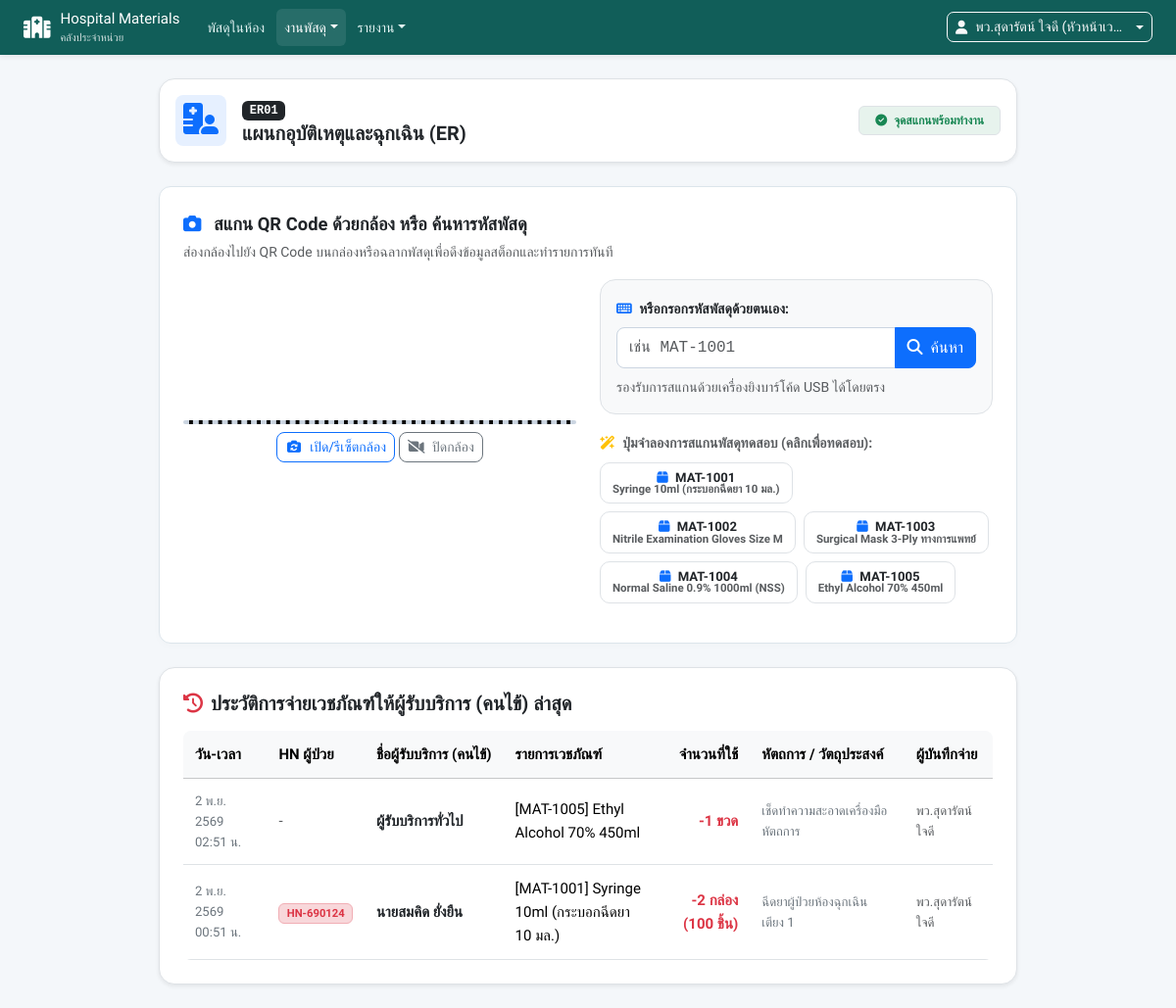
The page /unit/scan.php (signed in) on the database its author committed.
### tables this page shows
CREATE TABLE `units` (
    `unit_id` INT AUTO_INCREMENT PRIMARY KEY,
    `unit_code` VARCHAR(50) NOT NULL UNIQUE,
    `unit_name` VARCHAR(150) NOT NULL,
    `phone` VARCHAR(50) DEFAULT NULL,
    `location` VARCHAR(150) DEFAULT NULL,
    `created_at` TIMESTAMP DEFAULT CURRENT_TIMESTAMP
);

CREATE TABLE `materials` (
    `material_id` INT AUTO_INCREMENT PRIMARY KEY,
    `material_code` VARCHAR(100) NOT NULL UNIQUE,
    `barcode` VARCHAR(100) NULL,
    `material_name` VARCHAR(200) NOT NULL,
    `category` VARCHAR(100) DEFAULT 'เวชภัณฑ์สิ้นเปลือง',
    `unit_unit` VARCHAR(50) NOT NULL DEFAULT 'ชิ้น',
    `unit_price` DECIMAL(10,2) NOT NULL DEFAULT 0.00,
    `supplier` VARCHAR(150) NULL DEFAULT 'องค์การเภสัชกรรม (GPO)',
    `lot_no` VARCHAR(100) NULL,
    `exp_date` DATE NULL,
    `min_stock` INT DEFAULT 10,
    `description` TEXT NULL,
    `created_at` TIMESTAMP DEFAULT CURRENT_TIMESTAMP
);

CREATE TABLE `unit_usages` (
    `usage_id` INT AUTO_INCREMENT PRIMARY KEY,
    `unit_id` INT NOT NULL,
    `material_id` INT NOT NULL,
    `patient_hn` VARCHAR(50) NULL,
    `patient_name` VARCHAR(150) NULL,
    `quantity` INT NOT NULL,
    `lot_no` VARCHAR(100) NULL,
    `used_by` VARCHAR(150) NULL,
    `patient_or_purpose` TEXT NULL,
    `used_at` TIMESTAMP DEFAULT CURRENT_TIMESTAMP,
    `user_id` INT NULL,
    FOREIGN KEY (`unit_id`) REFERENCES `units`(`unit_id`) ON DELETE CASCADE,
    FOREIGN KEY (`material_id`) REFERENCES `materials`(`material_id`),
    FOREIGN KEY (`user_id`) REFERENCES `users`(`user_id`)
);

### config.php (called while the page is built, shortened)
<?php
function h($string) {
    return htmlspecialchars($string ?? '', ENT_QUOTES, 'UTF-8');
}
function thaiDate($datetime, $showTime = true) {
    $timestamp = strtotime($datetime);
    $thai_months = [
        1 => 'ม.ค.', 2 => 'ก.พ.', 3 => 'มี.ค.', 4 => 'เม.ย.', 5 => 'พ.ค.', 6 => 'มิ.ย.',
        7 => 'ก.ค.', 8 => 'ส.ค.', 9 => 'ก.ย.', 10 => 'ต.ค.', 11 => 'พ.ย.', 12 => 'ธ.ค.'
    ];
    $year = date('Y', $timestamp) + 543;
    $month = $thai_months[(int)date('n', $timestamp)];
    $day = date('j', $timestamp);
    if ($showTime) {
        return "$day $month $year " . date('H:i', $timestamp) . " น.";
    }
    return "$day $month $year";
}
    ?>

### unit/scan.php (the view, shortened to what this page needs)
<?php
require_once __DIR__ . '/../config.php';
$current_unit_id = (int)($_SESSION['unit_id'] ?? 2);
$unit_stmt = $pdo->prepare("SELECT * FROM units WHERE unit_id = ?");
$unit_stmt->execute([$current_unit_id]);
$current_unit = $unit_stmt->fetch();
$all_materials = $pdo->query("SELECT material_id, material_code, barcode, material_name, category FROM materials ORDER BY material_id ASC")->fetchAll();
$patient_usages_stmt = $pdo->prepare("
    SELECT u.*, m.material_code, m.barcode, m.material_name, m.unit_unit
    FROM unit_usages u
    JOIN materials m ON u.material_id = m.material_id
    WHERE u.unit_id = ?
    ORDER BY u.usage_id DESC
    LIMIT 15
");
$patient_usages_stmt->execute([$current_unit_id]);
$recent_patient_usages = $patient_usages_stmt->fetchAll();
?>
<!DOCTYPE html>
<html lang="th">
<head>
    <link href="https://cdn.jsdelivr.net/npm/bootstrap@5.3.2/dist/css/bootstrap.min.css" rel="stylesheet">
    <link href="https://cdnjs.cloudflare.com/ajax/libs/font-awesome/6.5.1/css/all.min.css" rel="stylesheet">
<link rel="stylesheet" href="<?= BASE_URL ?>/assets/app.css?v=20261102">
</head>
<body>
<?php require __DIR__ . '/../includes/navigation.php'; ?>
<div class="container py-4" style="max-width: 900px;">
    <div class="d-flex align-items-center justify-content-between bg-white p-3 rounded-4 border shadow-sm mb-4">
        <div class="d-flex align-items-center">
            <div class="p-2 bg-primary bg-opacity-10 text-primary rounded-3 me-3">
                <i class="fa-solid fa-hospital-user fa-2x"></i>
            </div>
            <div>
                <span class="badge bg-dark font-monospace"><?= h($current_unit['unit_code']) ?></span>
                <h5 class="fw-bold text-dark mb-0"><?= h($current_unit['unit_name']) ?></h5>
            </div>
        </div>
        <span class="badge bg-success bg-opacity-10 text-success border px-3 py-2">
            <i class="fa-solid fa-circle-check me-1"></i> จุดสแกนพร้อมทำงาน
        </span>
    </div>
    <div class="card scanner-card p-4 mb-4">
        <h4 class="fw-bold mb-1 text-dark">
            <i class="fa-solid fa-camera me-2 text-primary"></i> สแกน QR Code ด้วยกล้อง หรือ ค้นหารหัสพัสดุ
        </h4>
        <p class="text-muted small mb-3">
            ส่องกล้องไปยัง QR Code บนกล่องหรือฉลากพัสดุเพื่อดึงข้อมูลสต็อกและทำรายการทันที
        </p>
        <div class="row g-4 align-items-center mb-3">
            <div class="col-md-6 text-center">
                <div id="reader"></div>
                <div class="mt-2">
                    <button class="btn btn-sm btn-outline-primary rounded-3" id="btnRestartCamera" onclick="startScanner()">
                        <i class="fa-solid fa-camera-rotate me-1"></i> เปิด/รีเซ็ตกล้อง
                    </button>
                    <button class="btn btn-sm btn-outline-secondary rounded-3" id="btnStopCamera" onclick="stopScanner()">
                        <i class="fa-solid fa-video-slash me-1"></i> ปิดกล้อง
                    </button>
                </div>
            </div>
            <div class="col-md-6">
                <div class="bg-light p-3 rounded-4 border">
                    <label class="form-label fw-bold small text-dark mb-2">
                        <i class="fa-solid fa-keyboard me-1 text-primary"></i> หรือกรอกรหัสพัสดุด้วยตนเอง:
                    </label>
                    <div class="input-group mb-2">
                        <input type="text" id="manualCodeInput" class="form-control rounded-start-3 font-monospace" placeholder="เช่น MAT-1001">
                        <button class="btn btn-primary rounded-end-3" onclick="processManualCode()">
                            <i class="fa-solid fa-magnifying-glass me-1"></i> ค้นหา
                        </button>
                    </div>
                    <small class="text-muted d-block">รองรับการสแกนด้วยเครื่องยิงบาร์โค้ด USB ได้โดยตรง</small>
                </div>
                <div class="mt-3">
                    <label class="form-label fw-semibold small text-muted mb-2">
                        <i class="fa-solid fa-wand-magic-sparkles text-warning me-1"></i> ปุ่มจำลองการสแกนพัสดุทดสอบ (คลิกเพื่อทดสอบ):
                    </label>
                    <div class="d-flex flex-wrap gap-2">
                        <?php foreach (array_slice($all_materials, 0, 5) as $sm): ?>
                            <span class="badge bg-white text-dark border quick-item-badge"
                                  onclick="lookupMaterial('<?= h($sm['material_code']) ?>')">
                                <i class="fa-solid fa-box text-primary me-1"></i> <?= h($sm['material_code']) ?>
                                <small class="text-muted d-block"><?= h($sm['material_name']) ?></small>
                            </span>
                        <?php endforeach; ?>
                    </div>
                </div>
            </div>
        </div>
    </div>
    <div class="card p-4 rounded-4 border shadow-sm bg-white mt-4">
        <h5 class="fw-bold text-dark mb-3">
            <i class="fa-solid fa-clock-rotate-left text-danger me-2"></i>ประวัติการจ่ายเวชภัณฑ์ให้ผู้รับบริการ (คนไข้) ล่าสุด
        </h5>
        <div class="table-responsive">
            <table class="table table-hover align-middle mb-0">
                <thead class="table-light">
                    <tr>
                        <th>วัน-เวลา</th>
                        <th>HN ผู้ป่วย</th>
                        <th>ชื่อผู้รับบริการ (คนไข้)</th>
                        <th>รายการเวชภัณฑ์</th>
                        <th class="text-end">จำนวนที่ใช้</th>
                        <th>หัตถการ / วัตถุประสงค์</th>
                        <th>ผู้บันทึกจ่าย</th>
                    </tr>
                </thead>
                <tbody>
                    <?php if (empty($recent_patient_usages)): ?>
                        <tr>
                            <td colspan="7" class="text-center py-4 text-muted">ยังไม่มีประวัติการเบิกจ่ายให้คนไข้ในแผนกนี้</td>
                        </tr>
                    <?php else: ?>
                        <?php foreach ($recent_patient_usages as $pu): ?>
                            <tr>
                                <td class="small text-secondary"><?= thaiDate($pu['used_at'], true) ?></td>
                                <td>
                                    <?php if (!empty($pu['patient_hn'])): ?>
                                        <span class="badge bg-danger-subtle text-danger border border-danger-subtle fw-semibold">
                                            <?= h($pu['patient_hn']) ?>
                                        </span>
                                    <?php else: ?>
                                        <span class="text-muted">-</span>
                                    <?php endif; ?>
                                </td>
                                <td class="fw-bold text-dark"><?= h($pu['patient_name'] ?: 'ผู้รับบริการทั่วไป') ?></td>
                                <td>[<?= h($pu['material_code']) ?>] <?= h($pu['material_name']) ?></td>
                                <td class="text-end fw-bold text-danger">-<?= number_format($pu['quantity']) ?> <?= h($pu['unit_unit']) ?></td>
                                <td class="small text-secondary"><?= h($pu['patient_or_purpose'] ?: '-') ?></td>
                                <td class="small text-muted"><?= h($pu['used_by']) ?></td>
                            </tr>
                        <?php endforeach; ?>
                    <?php endif; ?>
                </tbody>
            </table>
        </div>
    </div>
</div>
</body>
</html>

### assets/app.css (style rules this page uses)
@media screen { :root { --app-border: #dce5eb; } }
@media screen { body { background: #f4f7fa; color: #243447; line-height: 1.6; } }
@media screen { h4 { font-size: 1.15rem; line-height: 1.5; } }
@media screen { .card, .content-card, .material-card, .card-report { border-color: var(--app-border); border-radius: 12px; box-shadow: 0 2px 8px #0f172a05; } }
@media screen { .row > *, .d-flex > div, .card-body, .tab-content, .tab-pane { min-width: 0; } }
@media screen { .table-responsive { max-width: 100%; border-radius: 8px; overscroll-behavior-x: contain; } }
@media screen { .table { font-size: .9375rem; } }
@media screen { .table th { white-space: nowrap; font-weight: 600; } }
@media screen { .table > :not(caption) > * > * { padding: 12px; } }
@media screen { .table td { vertical-align: middle; } }
@media screen { .form-control, .form-select { min-height: 42px; border-color: #cbd5e1; } }
@media screen { .btn { border-radius: 7px; } }
@media screen { :is(a, button, input, select, textarea):focus-visible { outline: 3px solid #38bdf8; outline-offset: 3px; } }
@media screen { [id] { scroll-margin-top: 78px; } }

### unit/scan.php (style rules this page uses)
body { font-family: 'Sarabun', sans-serif; background-color: #f1f5f9; }
h1, h2, h3, h4, h5, .nav-link, .btn { font-family: 'Prompt', sans-serif; }
.scanner-card { background: #ffffff; border-radius: 20px; border: 1px solid #e2e8f0; box-shadow: 0 10px 25px rgba(0, 0, 0, 0.05); overflow: hidden; }
#reader { width: 100%; border-radius: 12px; overflow: hidden; border: 2px dashed #cbd5e1; background: #000; }
.quick-item-badge { cursor: pointer; transition: all 0.2s ease; font-size: 0.82rem; padding: 8px 12px; border-radius: 10px; }

### rows shown on the page
units: unit_code "ER01", unit_name "แผนกอุบัติเหตุและฉุกเฉิน (ER)"
materials: material_code "MAT-1001", material_name "Syringe 10ml (กระบอกฉีดยา 10 มล.)"
materials: material_code "MAT-1002", material_name "Nitrile Examination Gloves Size M"
materials: material_code "MAT-1003", material_name "Surgical Mask 3-Ply ทางการแพทย์"
materials: material_code "MAT-1004", material_name "Normal Saline 0.9% 1000ml (NSS)"
materials: material_code "MAT-1005", material_name "Ethyl Alcohol 70% 450ml"
unit_usages: used_at "2 พ.ย. 2569 02:51 น.", patient_name "ผู้รับบริการทั่วไป", material.material_code "MAT-1005", material.material_name "Ethyl Alcohol 70% 450ml", quantity "1", material.unit_unit "ขวด", patient_or_purpose "เช็ดทำความสะอาดเครื่องมือหัตถการ", used_by "พว.สุดารัตน์ ใจดี"
unit_usages: used_at "2 พ.ย. 2569 00:51 น.", patient_hn "HN-690124", patient_name "นายสมคิด ยั่งยืน", material.material_code "MAT-1001", material.material_name "Syringe 10ml (กระบอกฉีดยา 10 มล.)", quantity "2", material.unit_unit "กล่อง (100 ชิ้น)", patient_or_purpose "ฉีดยาผู้ป่วยห้องฉุกเฉิน เตียง 1", used_by "พว.สุดารัตน์ ใจดี"

### other values the page prints
$navLabel "งานพัสดุ"
$navLabel "รายงาน"
$_SESSION['full_name'] "พว.สุดารัตน์ ใจดี (หัวหน้าเว…"
